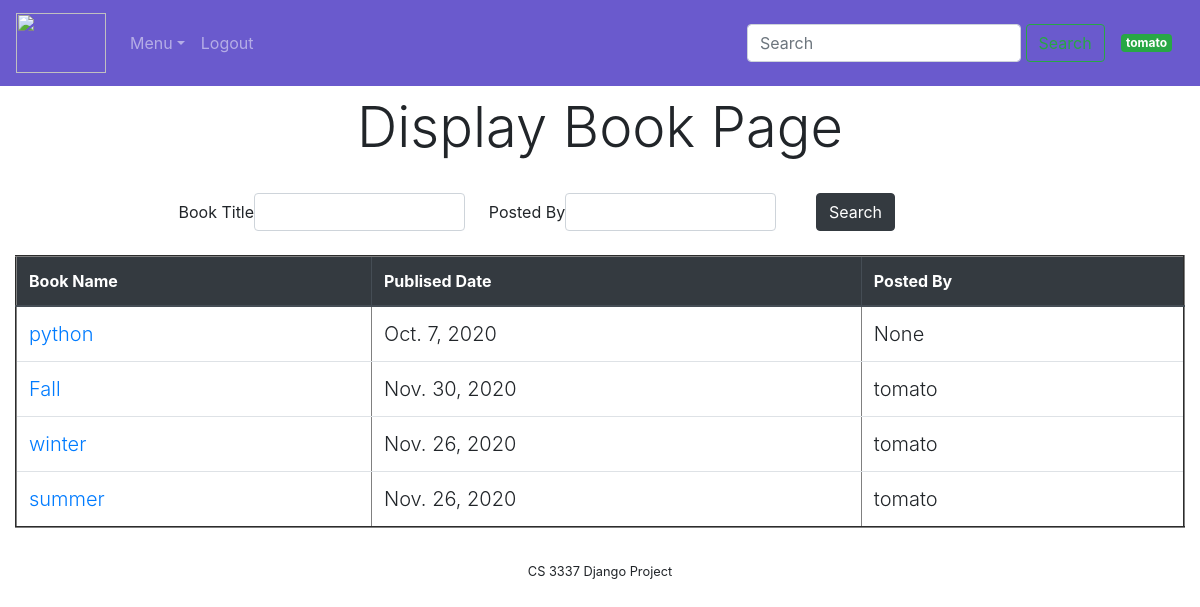
Screenshot of /displaybooks (signed in) with the database file from the repository.
### bookMng/models.py (models this page shows, shortened)
class Book(models.Model):
    name = models.CharField(max_length=200)
    web = models.URLField(max_length=200)
    price = models.DecimalField(decimal_places=2, max_digits=6)
    publishdate = models.DateField(auto_now=True)
    picture = models.FileField(upload_to='bookEx/static/uploads')
    pic_path = models.CharField(max_length=300, editable=False, blank=True)
    username = models.ForeignKey(User, blank=True, null=True, on_delete=models.CASCADE)

### bookMng/views.py (the view)
# urls.py: path('displaybooks', views.displaybooks, name='displaybooks'),
@login_required(login_url=reverse_lazy('login'))
def displaybooks(request):
    books = Book.objects.all()
    myFilter = BookFilter(request.GET, queryset=books)
    books = myFilter.qs
    for b in books:
        b.pic_path = b.picture.url[14:]
    return render(request,
                  'bookMng/displaybooks.html',
                  {
                      'item_list': MainMenu.objects.all(),
                      'books': books,
                      'myFilter': myFilter
                  }
                  )

### bookEx/templates/bookMng/displaybooks.html (shortened to what this page needs)
{% extends "base.html" %}
{% load static %}
{% block content %}
<div class="container-fluid">
    <div class="container " align="center">
        <div>
            <h1 align="center" class="display-4 mx-auto my-auto px-3 py-2"> Display Book Page </h1>
        </div>
    </div>
    {% include 'bookMng/filterbooks.html' %}
     <table class="table table-hover mx-auto my-4" id="my-books-table" align="center" border="2" width="800">
            <thead class="thead-dark">
            <tr>
                <th scope="col"> Book Name</th>
                <th scope="col"> Publised Date</th>
                <th scope="col">Posted By</th>
            </tr>
            </thead>
            {% for book in books %}
                <tr>
                    <td class="lead">
                        <a href="book_detail/{{ book.id }}" align="">
                            {{ book.name }}
                        </a>
                    </td>
                    <td class="lead">{{ book.publishdate }}</td>
                    <td class="lead">
                        {{ book.username }}
                    </td>
                </tr>
            {% endfor %}
     </table>
</div>
{% endblock content %}

### bookEx/templates/base.html (shortened to what this page needs)
{% load static %}
<!DOCTYPE html>
<html lang="en">
<head>
    <link rel="stylesheet" href="https://cdn.jsdelivr.net/npm/bootstrap@4.5.3/dist/css/bootstrap.min.css"
>
    <link href="{% static 'main.css' %}" rel="stylesheet" type="text/css">
</head>
<body>
<header>
    <nav class="navbar navbar-expand-md navbar-dark sticky-top align-baseline" style="background-color: #6A5ACD;">
        <a class="navbar-brand" href="{% url 'index' %}"><img src="{% static 'logo.jpg' %}" width="90"
                                                              height="60" alt=""></a>
        <div class="collapse navbar-collapse justify-content-between" id="navbarCollapse">
            <ul class="navbar-nav mr-auto">
                <li class="nav-item dropdown">
                    <a class="nav-link dropdown-toggle" href="#" id="dropdown01" data-toggle="dropdown"
                       aria-haspopup="true" aria-expanded="false">Menu</a>
                </li>
                <li class="nav-item">
                    {% if user.is_authenticated %}
                        <a class="nav-link" href="{% url 'logout' %}?next=/">Logout</a>
                    {% else %}
                        <a class="nav-link" href="{% url 'login' %}?next=/">Login</a>
                    {% endif %}
                </li>
            </ul>
            <form class="form-inline ml-auto">
                <div class="md-form my-0">
                    <input class="form-control" type="text" placeholder="Search" aria-label="Search"
                </div>
                <button href="#!" class="btn btn-outline-success my-2 my-sm-0" type="submit">Search</button>
            </form>
            {% if user.is_authenticated %}
                <span class="badge badge-success"
                      style="margin-left: 1em; margin-right: 1em;">{{ user.username }}</span>
            {% else %}
                <span class="badge badge-secondary" style="margin-left: 1em; margin-right: 1em;">Not Logged In </span>
            {% endif %}
        </div>
    </nav>
</header>
<div id="">
    <section id="">
        {% block content %}{% endblock content %}
    </section>
    <footer id="footer">
        CS 3337 Django Project
    </footer>
</div>
</body>
</html>

### bookEx/templates/bookMng/filterbooks.html
{% load widget_tweaks %}
<div class="row justify-content-center mt-4">
    <form class="form-inline">
        <div class="form-group">
            {% for field in myFilter.form %}
                {% render_field field.label %}
                {% render_field field class+="form-control mr-4 col-3" %}
            {% endfor %}
            <button class="btn btn-dark ml-3" type="submit">Search</button>
        </div>
    </form>
</div>

### bookEx/static/main.css (style rules this page uses)
#footer { text-align: center; font-size: 0.8em; margin-top: 5px; padding-top: 10px; clear: both; }

### rows the page displays
Book: name "python", publishdate "Oct. 7, 2020", username "None"
Book: name "Fall", publishdate "Nov. 30, 2020", username "tomato"
Book: name "winter", publishdate "Nov. 26, 2020", username "tomato"
Book: name "summer", publishdate "Nov. 26, 2020", username "tomato"

### other values shown
{{ user.username }} "tomato"
